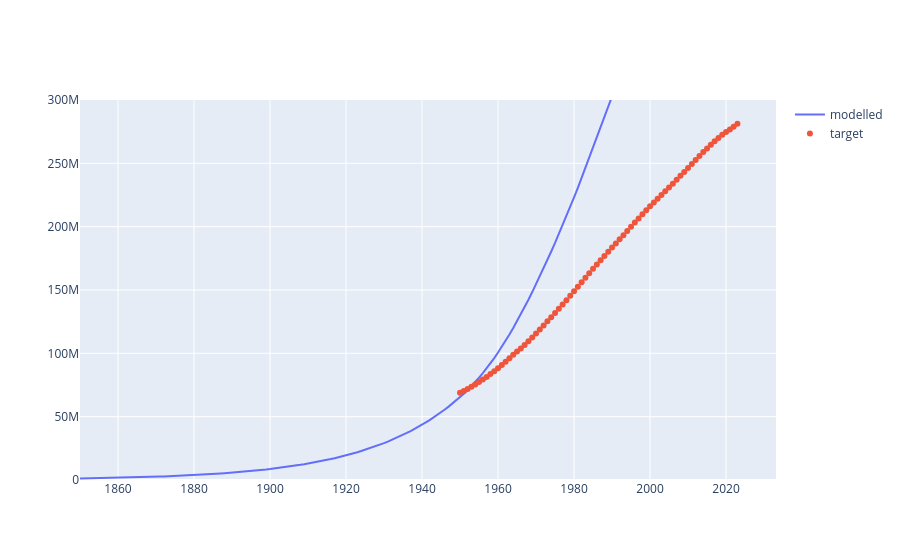

Write notebook code for a chart like this one.
### Code cell
outputs = model.get_derived_outputs_df()
fig = go.Figure()
fig.add_trace(go.Scatter(x=outputs.index, y=outputs["total_population"], name="modelled"))
fig.add_trace(go.Scatter(x=target_pops.index, y=target_pops, name="target", mode="markers",line={"width": 0.0}))
fig.update_layout(yaxis={"range": [0.0, 3e8]})
